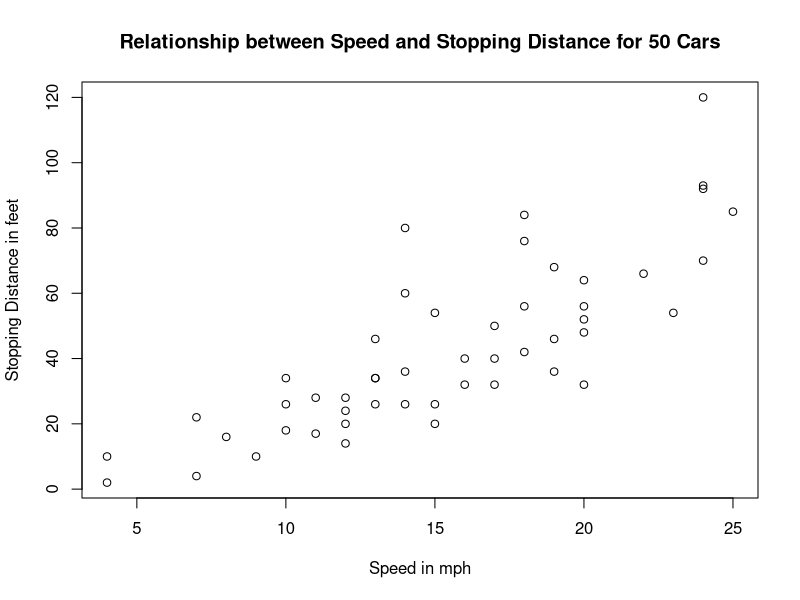
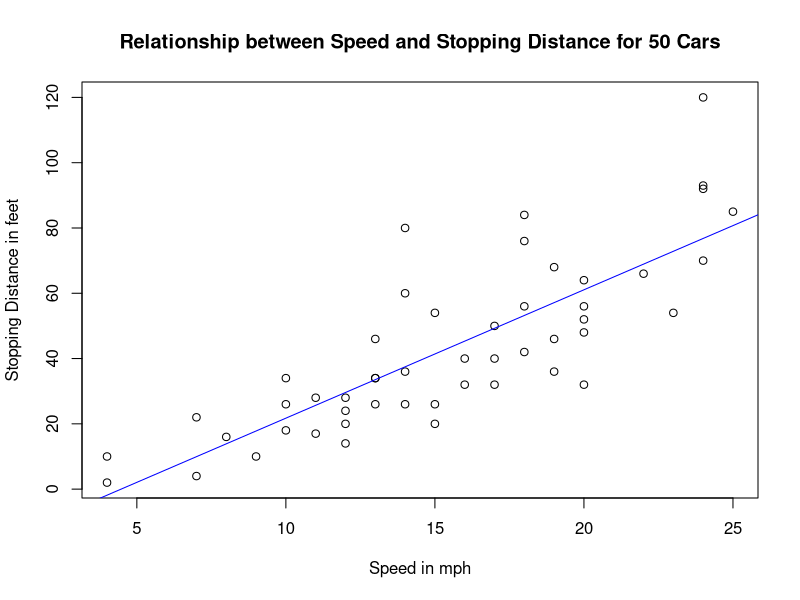
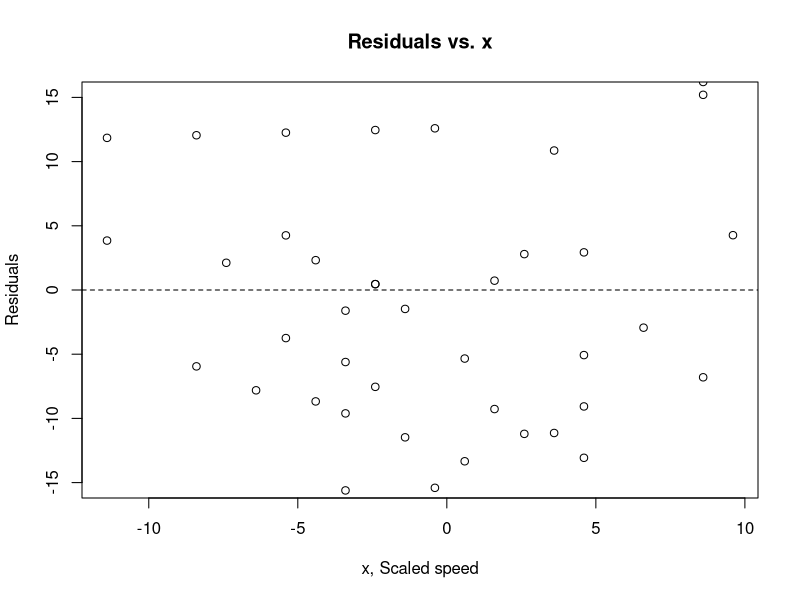
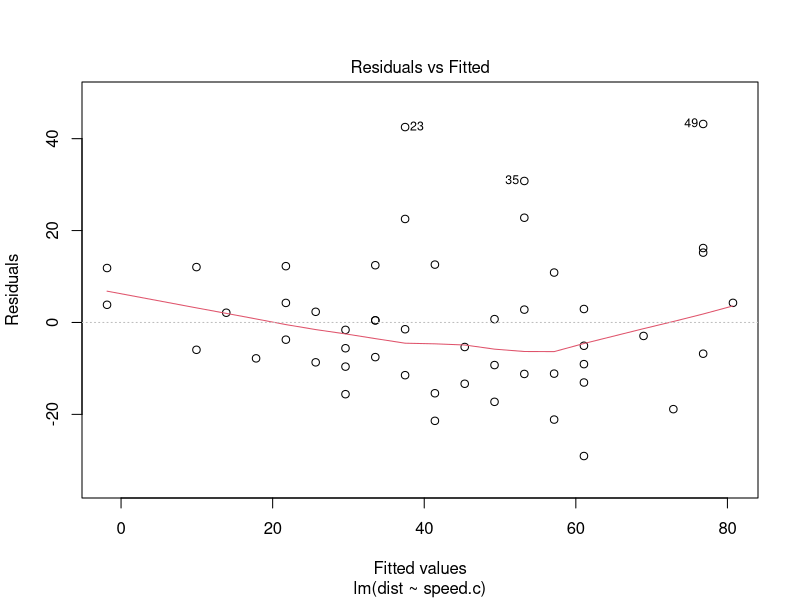
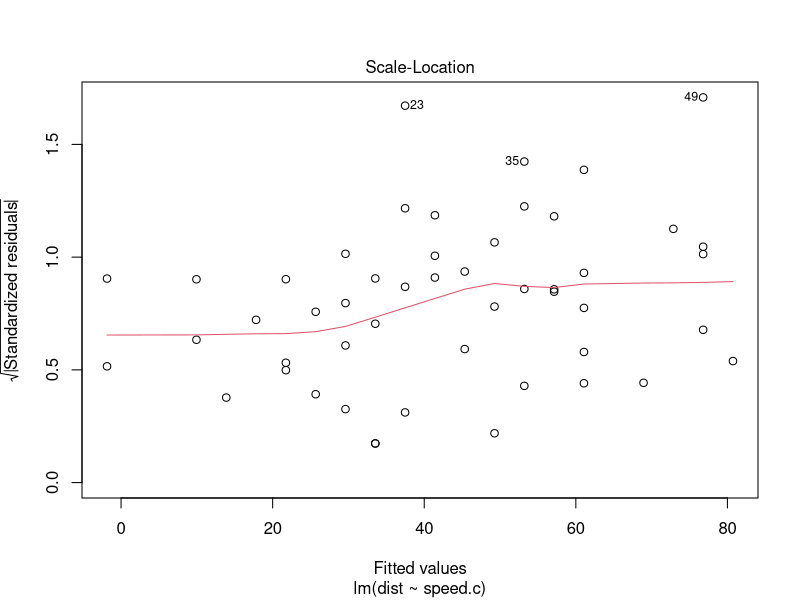
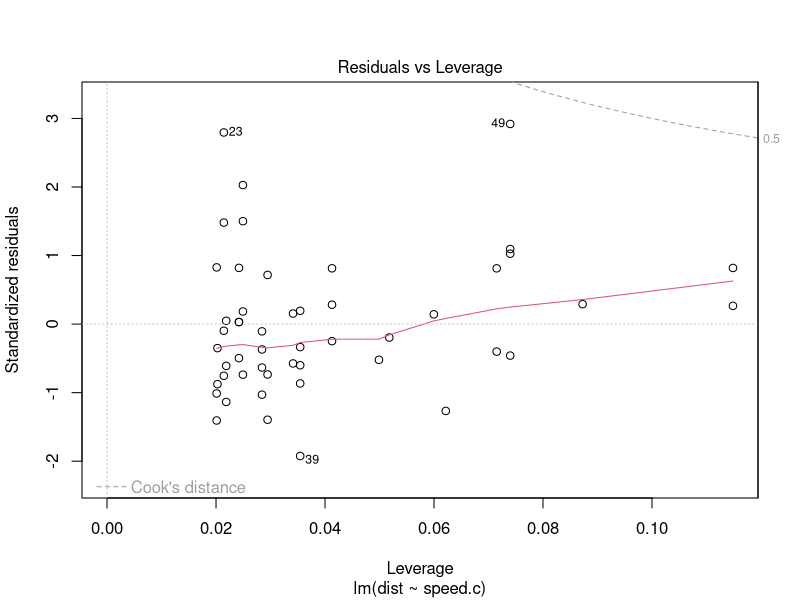
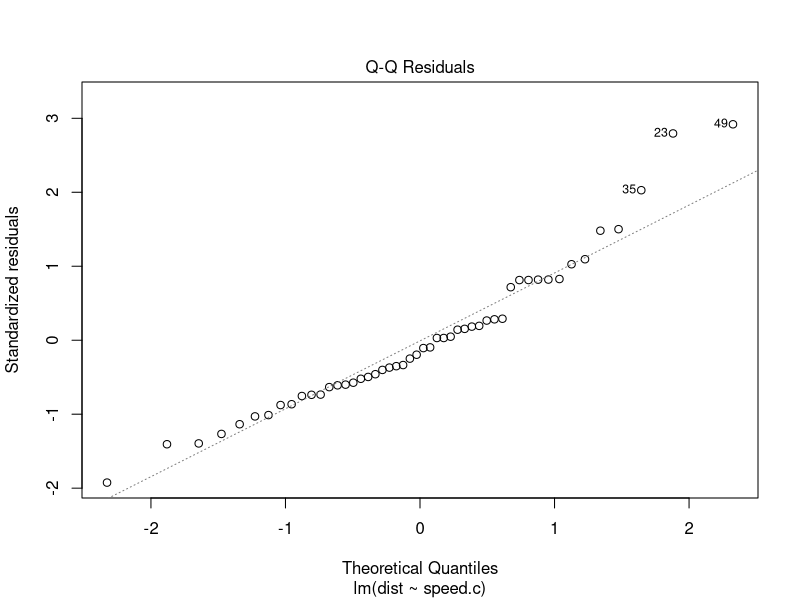

These figures' R source, in order:
## ---- chunk 1
knitr::opts_chunk$set(message=FALSE,warning=FALSE, cache=TRUE)
## ---- chunk 2
# install.packages("datasets") # only run this once per session!
library(datasets)
## ---- chunk 3
library(datasets)
plot(cars$speed, cars$dist,  main="Relationship between Speed and Stopping Distance for 50 Cars",
	xlab="Speed in mph", ylab="Stopping Distance in feet")
## ---- chunk 4
library(datasets)
reg.output.nc <- lm(formula = dist ~ speed, data = cars)

plot(cars$speed, cars$dist,  main="Relationship between Speed and Stopping Distance for 50 Cars",
	xlab="Speed in mph", ylab="Stopping Distance in feet")
abline(reg.output.nc, col="blue")

## ---- chunk 5
cor(cars$speed, cars$dist)
## ---- chunk 6
cars$speed.c = scale(cars$speed, center=TRUE, scale=FALSE) # scaling the data
reg.output <- lm(formula = dist ~ speed.c, data = cars) # running regression
summary(reg.output) # calling the summary of the fitted model
## ---- chunk 7
plot(cars$speed.c, reg.output$residuals, ylim=c(-15,15), main="Residuals vs. x", xlab="x, Scaled speed", ylab="Residuals")
abline(h = 0, lty="dashed")
## ---- chunk 8
plot(reg.output, which=1)
## ---- chunk 9
plot(reg.output, which=3)
## ---- chunk 10
plot(reg.output, which=5)
## ---- chunk 11
plot(reg.output, which=2)
